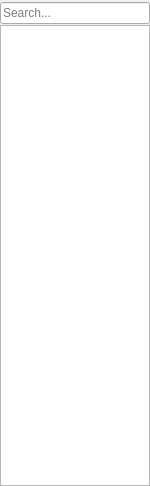
<?xml version="1.0" encoding="UTF-8"?>
<ui version="4.0">
 <class>BookmarksSideBar</class>
 <widget class="QWidget" name="BookmarksSideBar">
  <property name="geometry">
   <rect>
    <x>0</x>
    <y>0</y>
    <width>150</width>
    <height>486</height>
   </rect>
  </property>
  <layout class="QVBoxLayout" name="verticalLayout">
   <property name="spacing">
    <number>1</number>
   </property>
   <property name="leftMargin">
    <number>0</number>
   </property>
   <property name="topMargin">
    <number>2</number>
   </property>
   <property name="rightMargin">
    <number>0</number>
   </property>
   <property name="bottomMargin">
    <number>0</number>
   </property>
   <item>
    <widget class="QLineEdit" name="search">
     <property name="placeholderText">
      <string>Search...</string>
     </property>
    </widget>
   </item>
   <item>
    <widget class="TreeWidget" name="bookmarksTree">
     <property name="contextMenuPolicy">
      <enum>Qt::CustomContextMenu</enum>
     </property>
     <property name="alternatingRowColors">
      <bool>true</bool>
     </property>
     <property name="selectionMode">
      <enum>QAbstractItemView::ContiguousSelection</enum>
     </property>
     <property name="headerHidden">
      <bool>true</bool>
     </property>
     <attribute name="headerDefaultSectionSize">
      <number>330</number>
     </attribute>
     <column>
      <property name="text">
       <string notr="true">Bookmark</string>
      </property>
     </column>
    </widget>
   </item>
  </layout>
 </widget>
 <customwidgets>
  <customwidget>
   <class>TreeWidget</class>
   <extends>QTreeWidget</extends>
   <header>treewidget.h</header>
  </customwidget>
 </customwidgets>
 <resources/>
 <connections/>
</ui>
